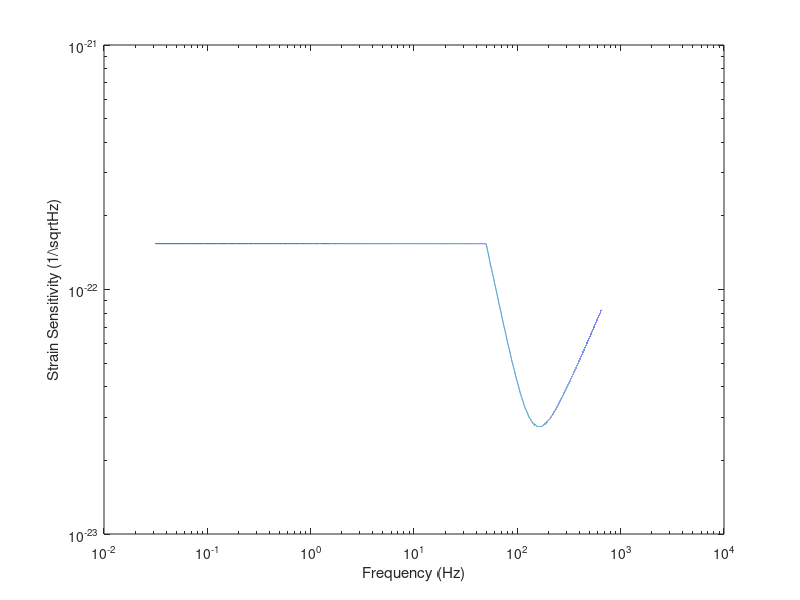

MATLAB code for this plot: (Note: this script raises an error after producing the figure.)
y = load('iLIGOSensitivity.txt','-ascii');
%figure;
%loglog(y(:,1),y(:,2));
freq =y(:,1);
PSD = (y(:,1)>50&y(:,1)<700).*y(:,2)+(y(:,1)<50).*y(sum((y(:,1)<50)),2)...
    +(y(:,1)>700).*y(length(y(:,1))-sum((y(:,1)>700)),2);
figure;
loglog(freq,PSD);

%Sampling frequency for noise realization
sampFreq = 4096; %Hz
%Number of samples to generate
nSamples = 16384*4;


linfreq = 0:sampFreq/2/(nSamples-1):sampFreq/2;
linPSD = interp1(freq,PSD,linfreq,'linear','extrap');
loglog(linfreq,linPSD);
xlabel('Frequency (Hz)');
ylabel('Strain Sensitivity (1/\sqrt{Hz})');


%Time samples
timeVec = (0:(nSamples-1))/sampFreq;
fltrOrdr = 1000;

outNoise = statgaussnoisegen(nSamples,[linfreq(:),linPSD(:)],fltrOrdr,sampFreq);

[pxx1,f]=pwelch(outNoise, 2048,[],[],sampFreq);%one side PSD
pxx=pxx1/2;%two side PSD
figure;
hold on;
plot(f,pxx,'b');
plot(freq,PSD,'r');
xlim([0,sampFreq/2]);
xlabel('Frequency (Hz)');
ylabel('PSD');

whiteNoise= WhitenNoise(outNoise,[f,pxx],fltrOrdr,sampFreq);


winLen = 0.1;
ovrlp = 0.05;
%Convert to integer number of samples 
winLenSmpls = floor(winLen*sampFreq);
ovrlpSmpls = floor(ovrlp*sampFreq);
[S,F,T]=spectrogram(outNoise,winLenSmpls,ovrlpSmpls,[],sampFreq);
[WS,WF,WT]=spectrogram(whiteNoise,winLenSmpls,ovrlpSmpls,[],sampFreq);
figure;
imagesc(T,F,abs(S)); axis xy;
xlabel('Time (sec)');
ylabel('Frequency (Hz)');
colorbar;
figure;
imagesc(WT,WF,abs(WS)); axis xy;
xlabel('Time (sec)');
ylabel('Frequency (Hz)');
colorbar;
figure;
hold on;
plot(timeVec,outNoise,'r');
figure;
plot(timeVec,whiteNoise,'b');
xlabel('time')